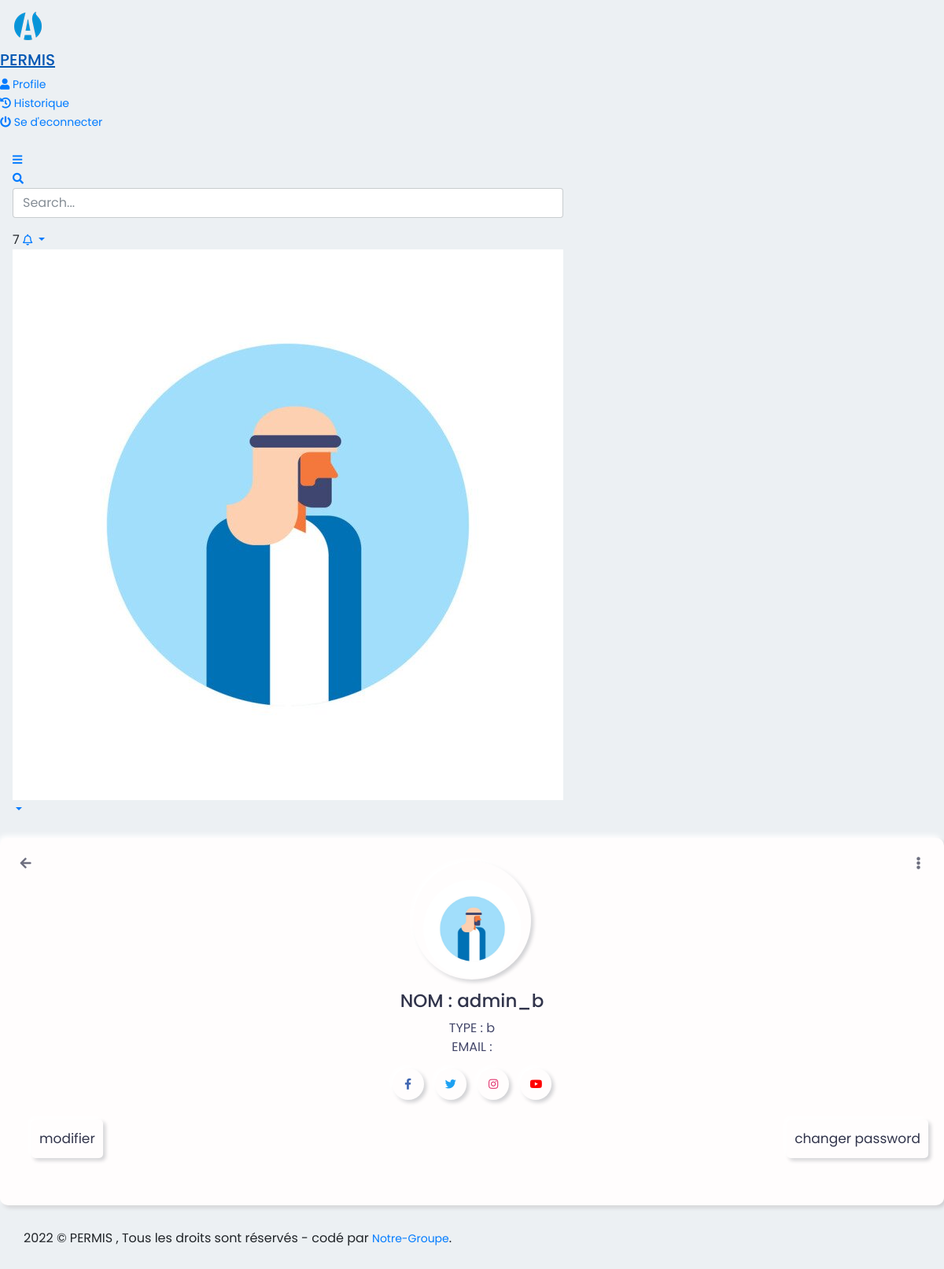
Screenshot of /profile/ (signed in) with the database file from the repository.
### permis_app/models.py (models this page shows)
class User_app(AbstractUser):
    photo = models.ImageField(upload_to='photo_user',null=True,blank=True)
    type_user = models.CharField(max_length=250,default='d',blank=True,unique=False)
    pass

### permis_app/views.py (the view)
# urls.py: url(r'^profile/$',views.view_profile,name='profile'),
def view_profile(request):
    a = request.user
    user = User_app.objects.get(username=a)
    u = user.id
    args = {
        'user': request.user,
        'ph' : user.photo,
        'nb_ms' : Notification.objects.filter(status=False,id_user_id=u).count(),
        'ms' : Notification.objects.filter(status=False,id_user_id=u),
    }
    if user.type_user == 'a':
        return render(request, 'type_a/pages/profile.html',args)
    elif user.type_user == 'b':
        return render(request, 'type_b/pages/profile.html',args)
    elif user.type_user == 'c':
        return render(request, 'type_c/pages/profile.html',args)
    elif user.type_user == 'd':
        return render(request, 'user_soc/pages/profile.html',args)
    else :
        logout(request)
        return redirect('login')

### permis_app/templates/type_b/pages/profile.html (shortened to what this page needs)
{% extends "type_b/layouts/base.html" %} {% load static %}
{% block stylesheets %}{% endblock stylesheets %} {% block content %}
  <div class="wrapper">
    <div class="img-area">
      <div class="inner-area">
{%  if user.photo %}
<div class="name"><img src="{{user.photo.url}}" height="150px"></div>
{% else %}
<div class="name"><img src="/static/assets/static/images/logo.png" height="150px"></div>
{% endif %}       </div>
    </div>
    <div class="icon arrow"><i class="fas fa-arrow-left"></i></div>
    <div class="icon dots"><i class="fas fa-ellipsis-v"></i></div>
    <div class="name">NOM : {{user}}</div>
    <div class="about">TYPE : {{user.type_user}}</div>
    <div class="about">EMAIL : {{user.email}}</div>
    <div class="social-icons">
      <a href="#" class="fb"><i class="fab fa-facebook-f"></i></a>
      <a href="#" class="twitter"><i class="fab fa-twitter"></i></a>
      <a href="#" class="insta"><i class="fab fa-instagram"></i></a>
      <a href="#" class="yt"><i class="fab fa-youtube"></i></a>
    </div>
    <div class="buttons">
      <a href="{% url 'edit_profile' %}"><button type="submit">modifier</button></a>
      <a href="{% url 'change_password' %}"><button type="submit">changer password</button></a>
    </div>
  </div>
{% endblock content %}

### permis_app/templates/type_b/pages/profile.html (style rules this page uses)
* { margin: 0; padding: 0; box-sizing: border-box; font-family: 'Poppins', sans-serif; }
body { display:-ms-flexbox; align-items: center; justify-content: center; min-height: 100vh; background: #ecf0f3; }
.wrapper, .wrapper .img-area, .social-icons a, .buttons button { background: #fffdfd; box-shadow: -3px -3px 7px #ffffff, 3px 3px 5px #ceced1; }
.wrapper { position: relative; width: 100%; padding: 30px; border-radius: 10px; display: flex; align-items: center; justify-content: center; flex-direction: column; }
.wrapper .icon { font-size: 17px; color: #31344b; position: absolute; cursor: pointer; opacity: 0.7; top: 15px; height: 35px; width: 35px; text-align: center; line-height: 35px; border-radius: 50%; font-size: 16px; }
.wrapper .icon i { position: relative; z-index: 9; }
.wrapper .icon.arrow { left: 15px; }
.wrapper .icon.dots { right: 15px; }
.wrapper .img-area { height: 150px; width: 150px; border-radius: 50%; display: flex; align-items: center; justify-content: center; }
.img-area .inner-area { height: calc(100% - 25px); width: calc(100% - 25px); border-radius: 50%; }
.inner-area img { height: 100%; width: 100%; border-radius: 50%; object-fit: cover; }
.wrapper .name { font-size: 23px; font-weight: 500; color: #31344b; margin: 10px 0 5px 0; }
.wrapper .about { color: #44476a; font-weight: 400; font-size: 16px; }
.wrapper .social-icons { margin: 15px 0 25px 0; }
.social-icons a { position: relative; height: 40px; width: 40px; margin: 0 5px; display: inline-flex; text-decoration: none; border-radius: 50%; }
.social-icons a i { position: relative; z-index: 3; text-align: center; width: 100%; height: 100%; line-height: 40px; }
.social-icons a.fb i { color: #4267B2; }
.social-icons a.twitter i { color: #1DA1F2; }
.social-icons a.insta i { color: #E1306C; }
.social-icons a.yt i { color: #ff0000; }
.wrapper .buttons { display: flex; width: 100%; justify-content: space-between; }
.buttons button { position: relative; width: 100%; border: none; outline: none; padding: 12px 0; color: #31344b; font-size: 17px; font-weight: 400; border-radius: 5px; cursor: pointer; z-index: 4; }
.buttons button:first-child { margin-right: 10px; }
.buttons button:last-child { margin-left: 10px; }

### rows the page displays
User_app: photo (picture), username "admin_b", type_user "b"

### other values shown
{{ nb_ms }} "7"
